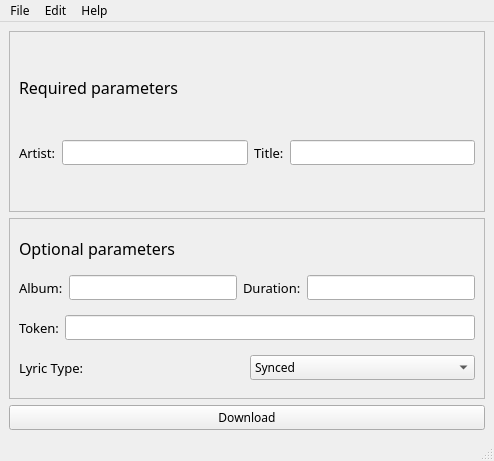
<?xml version="1.0" encoding="UTF-8"?>
<ui version="4.0">
 <author>ElliotCHEN</author>
 <class>MainWindow</class>
 <widget class="QMainWindow" name="MainWindow">
  <property name="geometry">
   <rect>
    <x>0</x>
    <y>0</y>
    <width>494</width>
    <height>461</height>
   </rect>
  </property>
  <property name="font">
   <font>
    <family>Microsoft YaHei</family>
   </font>
  </property>
  <property name="windowTitle">
   <string>RMxLRC - By ElliotCHEN37</string>
  </property>
  <property name="locale">
   <locale language="English" country="UnitedStates"/>
  </property>
  <widget class="QWidget" name="centralwidget">
   <layout class="QGridLayout" name="gridLayout_3">
    <item row="0" column="0">
     <widget class="CardWidget" name="frame_2">
      <property name="frameShape">
       <enum>QFrame::Shape::StyledPanel</enum>
      </property>
      <property name="frameShadow">
       <enum>QFrame::Shadow::Raised</enum>
      </property>
      <layout class="QGridLayout" name="gridLayout">
       <property name="sizeConstraint">
        <enum>QLayout::SizeConstraint::SetDefaultConstraint</enum>
       </property>
       <item row="0" column="0">
        <widget class="LargeTitleLabel" name="reqpar_Label">
         <property name="sizePolicy">
          <sizepolicy hsizetype="Preferred" vsizetype="Fixed">
           <horstretch>0</horstretch>
           <verstretch>0</verstretch>
          </sizepolicy>
         </property>
         <property name="font">
          <font>
           <family>Microsoft YaHei</family>
           <pointsize>12</pointsize>
          </font>
         </property>
         <property name="text">
          <string>Required parameters</string>
         </property>
        </widget>
       </item>
       <item row="1" column="0">
        <layout class="QHBoxLayout" name="horizontalLayout">
         <property name="spacing">
          <number>6</number>
         </property>
         <property name="sizeConstraint">
          <enum>QLayout::SizeConstraint::SetDefaultConstraint</enum>
         </property>
         <item>
          <widget class="CaptionLabel" name="artist_Label">
           <property name="font">
            <font>
             <family>Microsoft YaHei</family>
             <pointsize>10</pointsize>
            </font>
           </property>
           <property name="text">
            <string>Artist:</string>
           </property>
          </widget>
         </item>
         <item>
          <widget class="LineEdit" name="artist_LineEdit">
           <property name="text">
            <string/>
           </property>
          </widget>
         </item>
         <item>
          <widget class="CaptionLabel" name="title_Label">
           <property name="font">
            <font>
             <family>Microsoft YaHei</family>
             <pointsize>10</pointsize>
            </font>
           </property>
           <property name="text">
            <string>Title:</string>
           </property>
          </widget>
         </item>
         <item>
          <widget class="LineEdit" name="title_LineEdit"/>
         </item>
        </layout>
       </item>
      </layout>
     </widget>
    </item>
    <item row="1" column="0">
     <widget class="CardWidget" name="frame">
      <property name="frameShape">
       <enum>QFrame::Shape::StyledPanel</enum>
      </property>
      <property name="frameShadow">
       <enum>QFrame::Shadow::Raised</enum>
      </property>
      <property name="lineWidth">
       <number>2</number>
      </property>
      <layout class="QGridLayout" name="gridLayout_2">
       <item row="3" column="0">
        <layout class="QHBoxLayout" name="horizontalLayout_4">
         <item>
          <widget class="CaptionLabel" name="lrctype_Label">
           <property name="font">
            <font>
             <family>Microsoft YaHei</family>
             <pointsize>10</pointsize>
            </font>
           </property>
           <property name="text">
            <string>Lyric Type:</string>
           </property>
          </widget>
         </item>
         <item>
          <widget class="ComboBox" name="lrctype_comboBox">
           <item>
            <property name="text">
             <string>Synced</string>
            </property>
           </item>
           <item>
            <property name="text">
             <string>Unsynced</string>
            </property>
           </item>
          </widget>
         </item>
        </layout>
       </item>
       <item row="2" column="0">
        <layout class="QHBoxLayout" name="horizontalLayout_3">
         <item>
          <widget class="CaptionLabel" name="token_Label">
           <property name="font">
            <font>
             <family>Microsoft YaHei</family>
             <pointsize>10</pointsize>
            </font>
           </property>
           <property name="text">
            <string>Token:</string>
           </property>
          </widget>
         </item>
         <item>
          <widget class="LineEdit" name="token_LineEdit"/>
         </item>
        </layout>
       </item>
       <item row="1" column="0">
        <layout class="QHBoxLayout" name="horizontalLayout_2">
         <item>
          <widget class="CaptionLabel" name="album_Label">
           <property name="font">
            <font>
             <family>Microsoft YaHei</family>
             <pointsize>10</pointsize>
            </font>
           </property>
           <property name="text">
            <string>Album:</string>
           </property>
          </widget>
         </item>
         <item>
          <widget class="LineEdit" name="album_LineEdit"/>
         </item>
         <item>
          <widget class="CaptionLabel" name="duration_Label">
           <property name="font">
            <font>
             <family>Microsoft YaHei</family>
             <pointsize>10</pointsize>
            </font>
           </property>
           <property name="text">
            <string>Duration:</string>
           </property>
          </widget>
         </item>
         <item>
          <widget class="LineEdit" name="duration_LineEdit"/>
         </item>
        </layout>
       </item>
       <item row="0" column="0">
        <widget class="LargeTitleLabel" name="optpar_Label">
         <property name="sizePolicy">
          <sizepolicy hsizetype="Preferred" vsizetype="Fixed">
           <horstretch>0</horstretch>
           <verstretch>0</verstretch>
          </sizepolicy>
         </property>
         <property name="font">
          <font>
           <family>Microsoft YaHei</family>
           <pointsize>12</pointsize>
          </font>
         </property>
         <property name="text">
          <string>Optional parameters</string>
         </property>
        </widget>
       </item>
      </layout>
     </widget>
    </item>
    <item row="2" column="0">
     <widget class="PushButton" name="pushButton">
      <property name="text">
       <string>Download</string>
      </property>
     </widget>
    </item>
   </layout>
  </widget>
  <widget class="QMenuBar" name="menubar">
   <property name="geometry">
    <rect>
     <x>0</x>
     <y>0</y>
     <width>494</width>
     <height>33</height>
    </rect>
   </property>
   <widget class="QMenu" name="menuFile">
    <property name="title">
     <string>File</string>
    </property>
    <addaction name="actionOpen_Audio_File"/>
    <addaction name="actionOpenDir"/>
    <addaction name="separator"/>
    <addaction name="actionReadGenConfig"/>
    <addaction name="separator"/>
    <addaction name="actionExit"/>
   </widget>
   <widget class="QMenu" name="menuEdit">
    <property name="title">
     <string>Edit</string>
    </property>
    <addaction name="actionOpen_config_file"/>
   </widget>
   <widget class="QMenu" name="menuHelp">
    <property name="title">
     <string>Help</string>
    </property>
    <addaction name="actionAbout"/>
    <addaction name="actionLicense"/>
    <addaction name="actionRelease_Page"/>
   </widget>
   <addaction name="menuFile"/>
   <addaction name="menuEdit"/>
   <addaction name="menuHelp"/>
  </widget>
  <widget class="QStatusBar" name="statusbar"/>
  <action name="actionOpen_Audio_File">
   <property name="icon">
    <iconset theme="QIcon::ThemeIcon::DocumentOpen"/>
   </property>
   <property name="text">
    <string>Open audio file</string>
   </property>
   <property name="shortcut">
    <string>Ctrl+O</string>
   </property>
  </action>
  <action name="actionReadGenConfig">
   <property name="icon">
    <iconset theme="QIcon::ThemeIcon::DocumentNew"/>
   </property>
   <property name="text">
    <string>Read/Generate config file</string>
   </property>
   <property name="shortcut">
    <string>Ctrl+R</string>
   </property>
  </action>
  <action name="actionExit">
   <property name="icon">
    <iconset theme="QIcon::ThemeIcon::ApplicationExit"/>
   </property>
   <property name="text">
    <string>Exit</string>
   </property>
   <property name="shortcut">
    <string>Alt+F4</string>
   </property>
  </action>
  <action name="actionOpen_config_file">
   <property name="icon">
    <iconset theme="QIcon::ThemeIcon::DocumentProperties"/>
   </property>
   <property name="text">
    <string>Open config file</string>
   </property>
  </action>
  <action name="actionAbout">
   <property name="icon">
    <iconset theme="QIcon::ThemeIcon::HelpAbout"/>
   </property>
   <property name="text">
    <string>About</string>
   </property>
   <property name="shortcut">
    <string>Alt+A</string>
   </property>
  </action>
  <action name="actionLicense">
   <property name="icon">
    <iconset theme="QIcon::ThemeIcon::HelpFaq"/>
   </property>
   <property name="text">
    <string>License</string>
   </property>
   <property name="shortcut">
    <string>Alt+L</string>
   </property>
  </action>
  <action name="actionRelease_Page">
   <property name="icon">
    <iconset theme="QIcon::ThemeIcon::GoHome"/>
   </property>
   <property name="text">
    <string>Release Page</string>
   </property>
   <property name="shortcut">
    <string>Alt+R</string>
   </property>
  </action>
  <action name="actionOpenDir">
   <property name="icon">
    <iconset theme="QIcon::ThemeIcon::FolderOpen"/>
   </property>
   <property name="text">
    <string>Open Directory</string>
   </property>
   <property name="shortcut">
    <string>Ctrl+D</string>
   </property>
  </action>
 </widget>
 <customwidgets>
  <customwidget>
   <class>LargeTitleLabel</class>
   <extends>QLabel</extends>
   <header>qfluentwidgets</header>
  </customwidget>
  <customwidget>
   <class>CaptionLabel</class>
   <extends>QLabel</extends>
   <header>qfluentwidgets</header>
  </customwidget>
  <customwidget>
   <class>LineEdit</class>
   <extends>QLineEdit</extends>
   <header>qfluentwidgets</header>
  </customwidget>
  <customwidget>
   <class>ComboBox</class>
   <extends>QComboBox</extends>
   <header>qfluentwidgets</header>
  </customwidget>
  <customwidget>
   <class>PushButton</class>
   <extends>QPushButton</extends>
   <header>qfluentwidgets</header>
  </customwidget>
  <customwidget>
   <class>CardWidget</class>
   <extends>QFrame</extends>
   <header>qfluentwidgets</header>
   <container>1</container>
  </customwidget>
 </customwidgets>
 <resources>
  <include location="resources.qrc"/>
 </resources>
 <connections/>
</ui>
